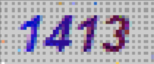
#> input picture homework/test/Day032_test2.png, 154 x 64 px
$ jupyter execute --allow-errors Day032_HW.ipynb
#> lines starting #> are read from the running program, lines starting #| are printed output that depends on the picture
# 反爬：驗證碼處理

* 了解「驗證碼機制」的反爬蟲機制
* 「驗證碼機制」反爬蟲的因應策略

## 作業目標

* 讀讀看「test」資料夾下的圖檔！
* 像 test/test2.png 這種複雜的圖片怎麼辦？

### 讀讀看「test」資料夾下的圖檔！

[cell 1]
import requests
import pytesseract
from PIL import Image
from io import BytesIO

[cell 2]
def convert_Image(img, standard=127.5):
    '''
    【灰度轉換】
    '''
    image = img.convert('L')

    '''
    【二值化】
    根據閾值 standard , 將所有像素都置為 0(黑色) 或 255(白色), 便於接下來的分割
    '''
    pixels = image.load()
    for x in range(image.width):
        for y in range(image.height):
            if pixels[x, y] > standard:
                pixels[x, y] = 255
            else:
                pixels[x, y] = 0
    return image

# 下載套件 : https://digi.bib.uni-mannheim.de/tesseract/tesseract-ocr-w64-setup-v5.0.0-alpha.20191030.exe
# 以 Administrator 身份安裝 .exe 檔案
# C:\Users\USER\AppData\Local\Tesseract-OCR\tesseract.exe

# 參考 https://pypi.org/project/pytesseract/
# 設定 tesseract.exe 的路徑 :
pytesseract.pytesseract.tesseract_cmd = './Tesseract-OCR/tesseract.exe'

# test1.png
#> (the rest of this cell did not finish here and is left out)

### 像 test/test2.png 這種複雜的圖片怎麼辦？

[cell 3]
img = Image.open("test/Day032_test2.png").convert("L")
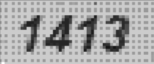
#> img: PIL image 154x64 L; min 21, max 255, mean 167.7
img

#> (a cell that did not finish here is left out)
